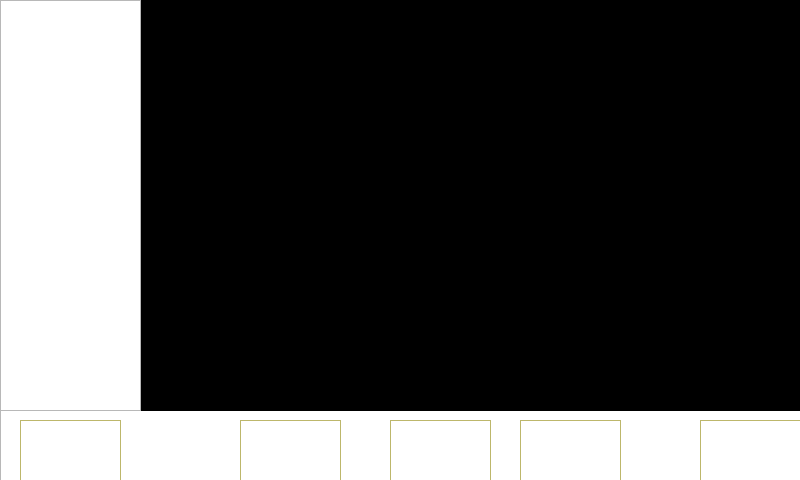
<?xml version="1.0" encoding="UTF-8"?>
<ui version="4.0">
 <class>albumWindow</class>
 <widget class="QMainWindow" name="albumWindow">
  <property name="geometry">
   <rect>
    <x>0</x>
    <y>0</y>
    <width>800</width>
    <height>480</height>
   </rect>
  </property>
  <property name="windowTitle">
   <string>MainWindow</string>
  </property>
  <widget class="QWidget" name="centralwidget">
   <widget class="QPushButton" name="addButton">
    <property name="geometry">
     <rect>
      <x>20</x>
      <y>420</y>
      <width>101</width>
      <height>61</height>
     </rect>
    </property>
    <property name="styleSheet">
     <string notr="true">background-color: rgba(255, 255, 255, 60%);
border:1px solid darkkhaki;
border-image: url(:/image/vadd.png);</string>
    </property>
    <property name="text">
     <string/>
    </property>
   </widget>
   <widget class="QLabel" name="label">
    <property name="geometry">
     <rect>
      <x>140</x>
      <y>0</y>
      <width>661</width>
      <height>411</height>
     </rect>
    </property>
    <property name="styleSheet">
     <string notr="true">background-color: rgb(0, 0, 0);</string>
    </property>
    <property name="text">
     <string/>
    </property>
   </widget>
   <widget class="QPushButton" name="prevButton">
    <property name="geometry">
     <rect>
      <x>240</x>
      <y>420</y>
      <width>101</width>
      <height>61</height>
     </rect>
    </property>
    <property name="styleSheet">
     <string notr="true">background-color: rgba(255, 255, 255, 60%);
border:1px solid darkkhaki;
border-image: url(:/image/vprev.png);</string>
    </property>
    <property name="text">
     <string/>
    </property>
   </widget>
   <widget class="QPushButton" name="nextButton">
    <property name="geometry">
     <rect>
      <x>520</x>
      <y>420</y>
      <width>101</width>
      <height>61</height>
     </rect>
    </property>
    <property name="styleSheet">
     <string notr="true">background-color: rgba(255, 255, 255, 60%);
border:1px solid darkkhaki;
border-image: url(:/image/vnext.png);</string>
    </property>
    <property name="text">
     <string/>
    </property>
   </widget>
   <widget class="QListWidget" name="photoListWidget">
    <property name="geometry">
     <rect>
      <x>0</x>
      <y>0</y>
      <width>141</width>
      <height>411</height>
     </rect>
    </property>
   </widget>
   <widget class="QPushButton" name="backButton">
    <property name="geometry">
     <rect>
      <x>700</x>
      <y>420</y>
      <width>101</width>
      <height>61</height>
     </rect>
    </property>
    <property name="styleSheet">
     <string notr="true">background-color: rgba(255, 255, 255, 60%);
border:1px solid darkkhaki;
border-image: url(:/image/back.png);</string>
    </property>
    <property name="text">
     <string/>
    </property>
   </widget>
   <widget class="QPushButton" name="openButton">
    <property name="geometry">
     <rect>
      <x>390</x>
      <y>420</y>
      <width>101</width>
      <height>61</height>
     </rect>
    </property>
    <property name="styleSheet">
     <string notr="true">background-color: rgba(255, 255, 255, 60%);
border:1px solid darkkhaki;
border-image: url(:/image/open.png);</string>
    </property>
    <property name="text">
     <string/>
    </property>
   </widget>
   <widget class="QListWidget" name="listWidget">
    <property name="geometry">
     <rect>
      <x>0</x>
      <y>0</y>
      <width>801</width>
      <height>481</height>
     </rect>
    </property>
    <property name="styleSheet">
     <string notr="true">background-image: url(:/image/bg1.jpg);</string>
    </property>
   </widget>
   <zorder>listWidget</zorder>
   <zorder>addButton</zorder>
   <zorder>label</zorder>
   <zorder>prevButton</zorder>
   <zorder>nextButton</zorder>
   <zorder>photoListWidget</zorder>
   <zorder>backButton</zorder>
   <zorder>openButton</zorder>
  </widget>
 </widget>
 <resources/>
 <connections/>
</ui>
